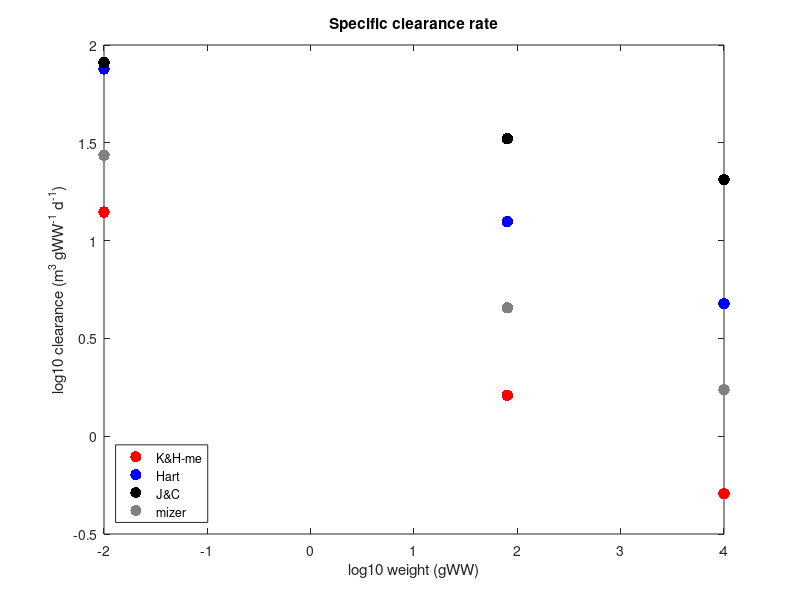
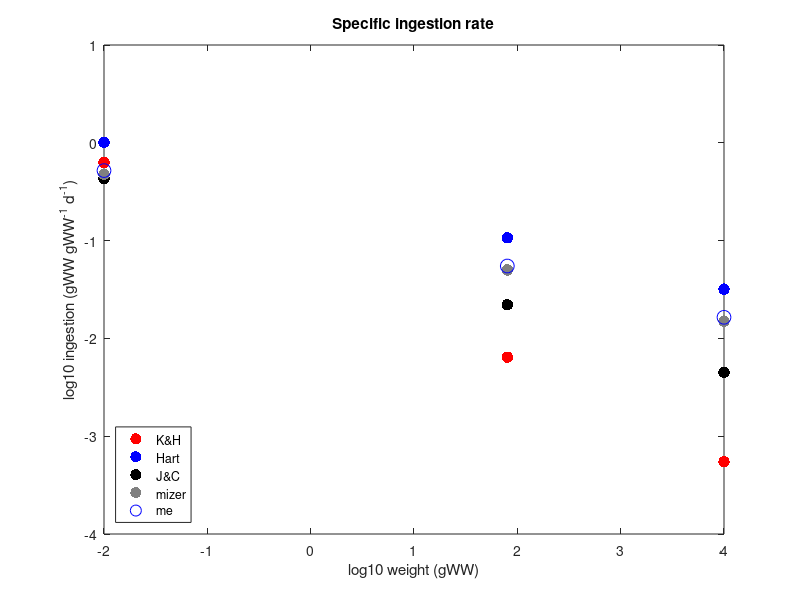
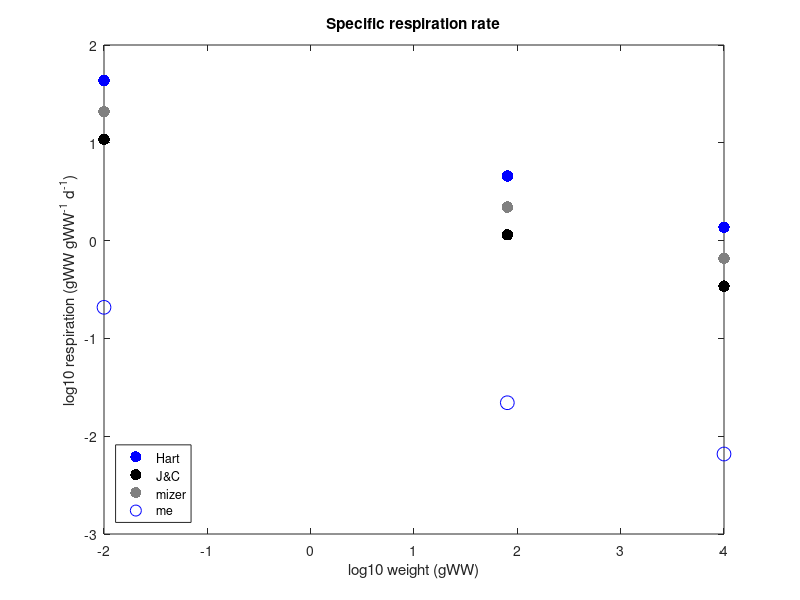
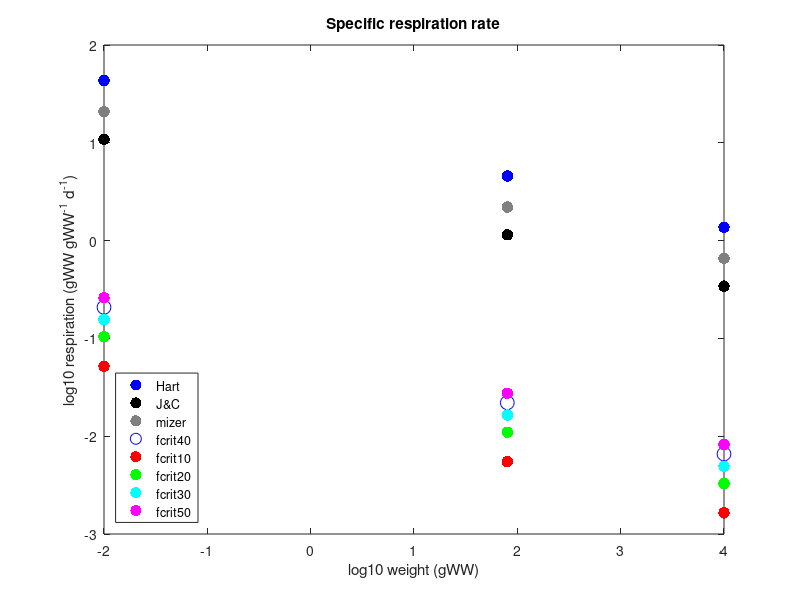

MATLAB code for these plots, in order:
% Compare diff Cmax, metab, A, ingest eqs

clear all
close all

L_s = 10.0; % small
L_m = 200.0; % medium
L_l = 1.0e3;% large

M_s = 0.01 * (0.1*L_s)^3;
M_m = 0.01 * (0.1*L_m)^3;
M_l = 0.01 * (0.1*L_l)^3;
m=[M_s; M_m; M_l];

%Hartvig et al. constants
q=1-0.8;
h=85;
w=0.0025298;
gamma=0.8e4;
n=1-0.75;
p=1-0.75;
k=10;
u=0.84;

%mizer constants
h2=40;
gamma2=2.9e3;
k2=4.8;
u2=3;

%J&C 15 constants
Q=1-0.9;
H=25;
W=0.0025298;
G=1.37e4;
N=1-0.67;
K=2.5;
U=0.5;

prey=0:0.005:0.3;
temp=15;

%% Mortality
%Hartvig
Hu = exp(0.063*(temp-10.0)) .* (u.*m.^(-n))/365;

%mizer
Zu = exp(0.063*(temp-10.0)) .* (u2.*m.^(-n))/365;

%J&C
Ju = exp(0.063*(temp-10.0)) .* (U.*m.^(-N))/365;


%% Max ingestion
%Kiorboe & Hirst
Imax = exp(0.063*(temp-15.0)) .* 2.5 .* m.^(-0.51) .* 24e-3;

%Hartvig
Hcmax = exp(0.063*(temp-10.0)) .* (h.*m.^-n)/365;

%mizer
Zcmax = exp(0.063*(temp-10.0)) .* (h2.*m.^-n)/365;

%J&C
Jcmax = exp(0.063*(temp-10.0)) .* (H.*m.^-N)/365;

%Me
Mcmax = exp(0.063*(temp-15.0)) .* (60.*m.^-n)/365;

%% Respiration
%Hartvig
Hmet = exp(0.063*(temp-10.0)) .* k.*m.^-p;

%mizer
Zmet = exp(0.063*(temp-10.0)) .* k2.*m.^-p;

%J&C
Jmet = exp(0.063*(temp-10.0)) .* K.*m.^-p;

%Me
Mmet = exp(0.063*(temp-15.0)) .* 0.4*Mcmax;

%% Max clearance rate/search volume
%Kiorboe & Hirst = me
Fmax = exp(0.063*(temp-15.0)) .* 10^(3.24) .* m.^(-0.24) .* (24e-3/9);

%Hartvig
HA = exp(0.063*(temp-10.0)) .* (gamma*m.^-q)/365;

%mizer
ZA = exp(0.063*(temp-10.0)) .* (gamma2*m.^-q)/365;

%J&C
JA = exp(0.063*(temp-10.0)) .* (G*m.^-Q)/365;

%%
figure(1)
%subplot(2,2,1)
plot(log10(m),log10(Fmax),'.r','MarkerSize',25); hold on;
plot(log10(m),log10(HA),'.b','MarkerSize',25); hold on;
plot(log10(m),log10(JA),'.k','MarkerSize',25); hold on;
plot(log10(m),log10(ZA),'.','color',[0.5 0.5 0.5],'MarkerSize',25); hold on;
ylabel('log10 clearance (m^3 gWW^-^1 d^-^1)')
xlabel('log10 weight (gWW)')
legend('K&H-me','Hart','J&C','mizer')
legend('location','southwest')
title('Specific clearance rate')
print('-dpng','Clearance_comp_mass_big_sizes.png')

figure(2)
%subplot(2,2,1)
plot(log10(m),log10(Imax),'.r','MarkerSize',25); hold on;
plot(log10(m),log10(Hcmax),'.b','MarkerSize',25); hold on;
plot(log10(m),log10(Jcmax),'.k','MarkerSize',25); hold on;
plot(log10(m),log10(Zcmax),'.','color',[0.5 0.5 0.5],'MarkerSize',25); hold on;
plot(log10(m),log10(Mcmax),'ob','MarkerSize',10); hold on;
ylabel('log10 ingestion (gWW gWW^-^1 d^-^1)')
xlabel('log10 weight (gWW)')
legend('K&H','Hart','J&C','mizer','me')
legend('location','southwest')
title('Specific ingestion rate')
print('-dpng','Ingestion_comp_mass_big_sizes.png')

figure(3)
%subplot(2,2,1)
plot(log10(m),log10(Hmet),'.b','MarkerSize',25); hold on;
plot(log10(m),log10(Jmet),'.k','MarkerSize',25); hold on;
plot(log10(m),log10(Zmet),'.','color',[0.5 0.5 0.5],'MarkerSize',25); hold on;
plot(log10(m),log10(Mmet),'ob','MarkerSize',10); hold on;
ylabel('log10 respiration (gWW gWW^-^1 d^-^1)')
xlabel('log10 weight (gWW)')
legend('Hart','J&C','mizer','me')
legend('location','southwest')
title('Specific respiration rate')
print('-dpng','Respiration_comp_mass_big_sizes.png')

figure(4)
%subplot(2,2,1)
plot(log10(m),log10(Hmet),'.b','MarkerSize',25); hold on;
plot(log10(m),log10(Jmet),'.k','MarkerSize',25); hold on;
plot(log10(m),log10(Zmet),'.','color',[0.5 0.5 0.5],'MarkerSize',25); hold on;
plot(log10(m),log10(Mmet),'ob','MarkerSize',10); hold on;
plot(log10(m),log10(0.1*Mcmax),'.r','MarkerSize',25); hold on;
plot(log10(m),log10(0.2*Mcmax),'.g','MarkerSize',25); hold on;
plot(log10(m),log10(0.3*Mcmax),'.c','MarkerSize',25); hold on;
plot(log10(m),log10(0.5*Mcmax),'.m','MarkerSize',25); hold on;
ylabel('log10 respiration (gWW gWW^-^1 d^-^1)')
xlabel('log10 weight (gWW)')
legend('Hart','J&C','mizer','fcrit40','fcrit10','fcrit20','fcrit30','fcrit50')
legend('location','southwest')
title('Specific respiration rate')
print('-dpng','Respiration_comp_fcrit_big_sizes.png')

figure(5)
%subplot(2,2,1)
plot(log10(m),(Hu),'.b','MarkerSize',25); hold on;
plot(log10(m),(Ju),'.k','MarkerSize',25); hold on;
plot(log10(m),(Zu),'.','color',[0.5 0.5 0.5],'MarkerSize',25); hold on;
ylabel('mortality rate (d^-^1)')
xlabel('log10 weight (gWW)')
legend('Hart','J&C','mizer')
legend('location','southwest')
title('Daily mortality rate')
print('-dpng','Mortality_comp_mass_big_sizes.png')


%% vs temp
temp=-2:30;

%Max ingestion
ImaxS = exp(0.063*(temp-15.0)) .* 2.5 .* M_s^(-0.51) .* 24e-3;
ImaxM = exp(0.063*(temp-15.0)) .* 2.5 .* M_m^(-0.51) .* 24e-3;
ImaxL = exp(0.063*(temp-15.0)) .* 2.5 .* M_l^(-0.51) .* 24e-3;

HcmaxS = exp(0.063*(temp-10.0)) .* (h.*M_s^-0.25)/365;
HcmaxM = exp(0.063*(temp-10.0)) .* (h.*M_m^-0.25)/365;
HcmaxL = exp(0.063*(temp-10.0)) .* (h.*M_l^-0.25)/365;

JcmaxS = exp(0.063*(temp-10.0)) .* (H.*M_s^-0.25)/365;
JcmaxM = exp(0.063*(temp-10.0)) .* (H.*M_m^-0.25)/365;
JcmaxL = exp(0.063*(temp-10.0)) .* (H.*M_l^-0.25)/365;

McmaxS = exp(0.063*(temp-15.0)) .* (60.*M_s^-0.25)/365;
McmaxM = exp(0.063*(temp-15.0)) .* (60.*M_m^-0.25)/365;
McmaxL = exp(0.063*(temp-15.0)) .* (60.*M_l^-0.25)/365;

%Max clearance rate/search volume
FmaxS = exp(0.063*(temp-15.0)) .* 1.74e3 .* M_s^(-0.24) .* (24e-3/9);
FmaxM = exp(0.063*(temp-15.0)) .* 1.74e3 .* M_m^(-0.24) .* (24e-3/9);
FmaxL = exp(0.063*(temp-15.0)) .* 1.74e3 .* M_l^(-0.24) .* (24e-3/9);

HAS = exp(0.063*(temp-10.0)) .* (1e6*M_s^-q)/365;
HAM = exp(0.063*(temp-10.0)) .* (1e6*M_m^-q)/365;
HAL = exp(0.063*(temp-10.0)) .* (1e6*M_l^-q)/365;

JAS = exp(0.063*(temp-10.0)) .* (1e6*M_s^-Q)/365;
JAM = exp(0.063*(temp-10.0)) .* (1e6*M_m^-Q)/365;
JAL = exp(0.063*(temp-10.0)) .* (1e6*M_l^-Q)/365;

%Respiration
%Hartvig
HmetS = exp(0.063*(temp-10.0)) .* k.*M_s.^-p;
HmetM = exp(0.063*(temp-10.0)) .* k.*M_m.^-p;
HmetL = exp(0.063*(temp-10.0)) .* k.*M_l.^-p;

%J&C
JmetS = exp(0.063*(temp-10.0)) .* K.*M_s.^-p;
JmetM = exp(0.063*(temp-10.0)) .* K.*M_m.^-p;
JmetL = exp(0.063*(temp-10.0)) .* K.*M_l.^-p;

MmetS = 0.3*McmaxS;
MmetM = 0.3*McmaxM;
MmetL = 0.3*McmaxL;

%% Mortality
%Hartvig
HuS = exp(0.063*(temp-10.0)) .* (u.*M_s.^(-n))/365;
HuM = exp(0.063*(temp-10.0)) .* (u.*M_m.^(-n))/365;
HuL = exp(0.063*(temp-10.0)) .* (u.*M_l.^(-n))/365;

%mizer
ZuS = exp(0.063*(temp-10.0)) .* (u2.*M_s.^(-n))/365;
ZuM = exp(0.063*(temp-10.0)) .* (u2.*M_m.^(-n))/365
ZuL = exp(0.063*(temp-10.0)) .* (u2.*M_l.^(-n))/365

%J&C
JuS = exp(0.063*(temp-10.0)) .* (U.*M_s.^(-N))/365;
JuM = exp(0.063*(temp-10.0)) .* (U.*M_m.^(-N))/365;
JuL = exp(0.063*(temp-10.0)) .* (U.*M_l.^(-N))/365;

%%

figure
%subplot(2,2,1)
plot(temp,log10(HAS),'r','LineWidth',2); hold on;
plot(temp,log10(HAM),'k','LineWidth',2); hold on;
plot(temp,log10(HAL),'b','LineWidth',2); hold on;
plot(temp,log10(JAS),'--r','LineWidth',2); hold on;
plot(temp,log10(JAM),'--k','LineWidth',2); hold on;
plot(temp,log10(JAL),'--b','LineWidth',2); hold on;
plot(temp,log10(FmaxS),':r','LineWidth',2); hold on;
plot(temp,log10(FmaxM),':k','LineWidth',2); hold on;
plot(temp,log10(FmaxL),':b','LineWidth',2); hold on;
ylabel('log10 clearance (m^3 gWW^-^1 d^-^1)')
xlabel('temp (C)')
legend('HS','HM','HL','JS','JM','JL','meS','meM','meL')
legend('location','west')
title('Specific clearance rate')
print('-dpng','Clearance_comp_temp_big_sizes.png')

%
figure
plot(temp,log10(HcmaxS),'r','LineWidth',2); hold on;
plot(temp,log10(HcmaxM),'k','LineWidth',2); hold on;
plot(temp,log10(HcmaxL),'b','LineWidth',2); hold on;
plot(temp,log10(JcmaxS),'--r','LineWidth',2); hold on;
plot(temp,log10(JcmaxM),'--k','LineWidth',2); hold on;
plot(temp,log10(JcmaxL),'--b','LineWidth',2); hold on;
plot(temp,log10(McmaxS),':r','LineWidth',2); hold on;
plot(temp,log10(McmaxM),':k','LineWidth',2); hold on;
plot(temp,log10(McmaxL),':b','LineWidth',2); hold on;
ylabel('log10 ingestion (gWW gWW^-^1 d^-^1)')
xlabel('temp (C)')
legend('HS','HM','HL','JS','JM','JL','meS','meM','meL')
legend('location','west')
title('Specific ingestion rate')
print('-dpng','Ingestion_comp_temp_big_sizes.png')

figure
plot(temp,log10(HmetS),'r','LineWidth',2); hold on;
plot(temp,log10(HmetM),'k','LineWidth',2); hold on;
plot(temp,log10(HmetL),'b','LineWidth',2); hold on;
plot(temp,log10(JmetS),'--r','LineWidth',2); hold on;
plot(temp,log10(JmetM),'--k','LineWidth',2); hold on;
plot(temp,log10(JmetL),'--b','LineWidth',2); hold on;
plot(temp,log10(MmetS),':r','LineWidth',2); hold on;
plot(temp,log10(MmetM),':k','LineWidth',2); hold on;
plot(temp,log10(MmetL),':b','LineWidth',2); hold on;
ylabel('log10 respiration (gWW gWW^-^1 d^-^1)')
xlabel('temp (C)')
legend('HS','HM','HL','JS','JM','JL','meS','meM','meL')
legend('location','west')
title('Specific respiration rate')
print('-dpng','Respiration_comp_temp_big_sizes.png')

%%
figure
subplot(2,2,1)
plot(temp,(HuS),'r','LineWidth',2); hold on;
plot(temp,(JuS),'--r','LineWidth',2); hold on;
plot(temp,(ZuS),':r','LineWidth',2); hold on;
ylabel('mortality rate (d^-^1)')
title('S')
xlim([-2 30])
subplot(2,2,2)
plot(temp,(HuM),'k','LineWidth',2); hold on;
plot(temp,(JuM),'--k','LineWidth',2); hold on;
plot(temp,(ZuM),':k','LineWidth',2); hold on;
xlabel('temp (C)')
title('M')
xlim([-2 30])
subplot(2,2,3)
plot(temp,(HuL),'b','LineWidth',2); hold on;
plot(temp,(JuL),'--b','LineWidth',2); hold on;
plot(temp,(ZuL),':b','LineWidth',2); hold on;
xlabel('temp (C)')
ylabel('mortality rate (d^-^1)')
title('L')
xlim([-2 30])
legend('Hartvig11','J&C15','mizer')
legend('location','northwest')
print('-dpng','Mortality_comp_temp_big_sizes.png')
